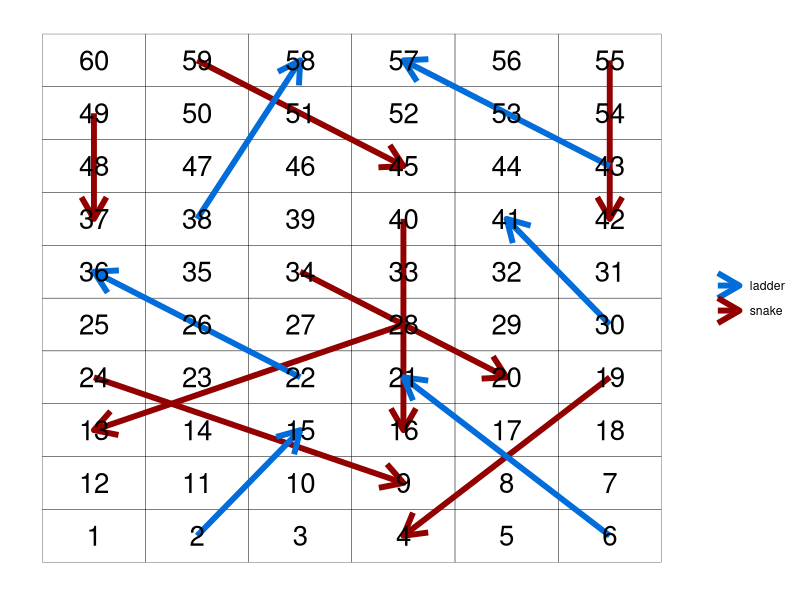
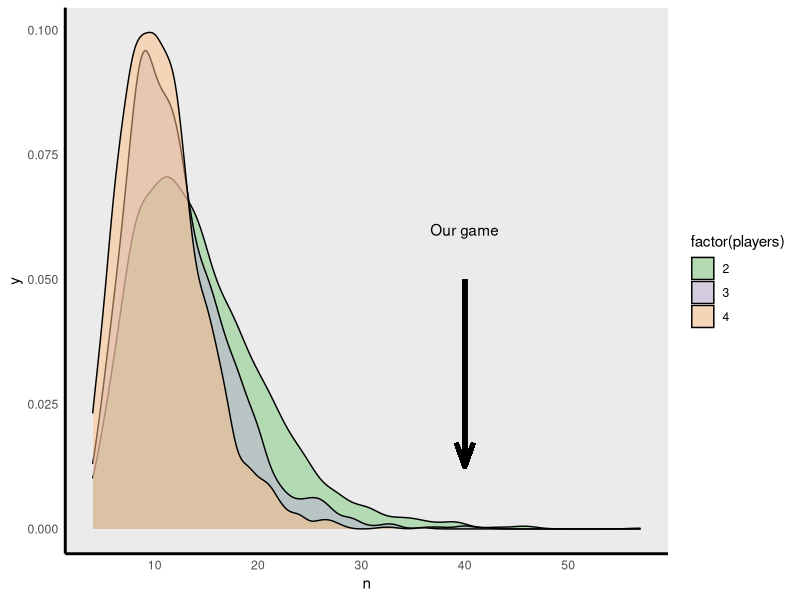
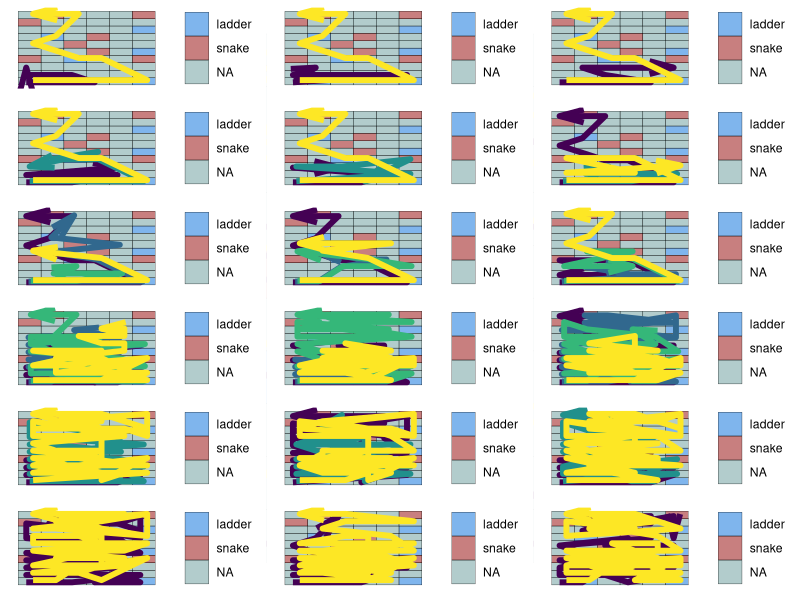

Reproduce these figures in R, in order.
## ---- chunk 1
knitr::opts_chunk$set(cache=FALSE,message = FALSE, warning = FALSE)
library(dplyr)
library(tidyr)
library(purrr)
library(ggplot2)
library(viridis)
library(scales)
set.seed(1981)
## ---- chunk 2
#Define the starting location of the snakes
snakes <- data_frame(square = c(19, 24, 28, 34, 40, 49, 55, 59),
                     effect = c(-15, -15, -15, -14, -24, -12, -13, -14))
#And the ladders
ladders <- data_frame(square = c(2, 6, 22, 30, 38, 43),
                      effect = c(13, 15, 14, 11, 20, 14))

snakes_ladders <- bind_rows(snake = snakes, ladder = ladders, .id = "type")
## ---- chunk 3
board_layout <- data_frame(square = 1:60, y = rep(1:10, each = 6)) %>% 
  group_by(y) %>% 
  mutate(x = ifelse(y %% 2 == 1,
                    1:6, 6:1))

#Add snakes and ladders to the board
game_board <- board_layout %>% 
  left_join(snakes_ladders) %>% 
  mutate(effect = ifelse(is.na(effect), 0, effect))

#Get the finish position of snakes and ladders, and tidy
effects_df <- snakes_ladders %>% 
  mutate(id = 1:nrow(.),
         result_square = square + effect) %>% 
  gather(start_result, square, square, result_square) %>% 
  select(square, id, type) %>% 
  left_join(game_board %>% select(-type))
## ---- chunk 4
board_p <- ggplot(game_board, aes(x, y)) + 
  geom_tile(colour = "black", fill = "transparent") +
  geom_path(data = effects_df, aes(group = id, colour = type), 
            size = 2, arrow = arrow(ends = "last")) +
  scale_colour_manual(values = c(ladder = "#006DDB", snake = "#920000")) +
  geom_text(aes(label = square), size = 7) +
  theme(panel.background = element_rect(fill = "transparent"),
        axis.text = element_blank(), axis.ticks = element_blank(),
        axis.title = element_blank(),
        legend.title = element_blank())

print(board_p)
## ---- chunk 5
#A function to make a list of players
make_players <- function(n) {
  players <- map(1:n, function(x) list(sq = 1, path = 1)) %>% 
    setNames(paste0("player", 1:n))
}

#A function to represent a turn
turn <- function(player, effects) {
  sq_i <- length(player[["sq"]])
  path_i <- length(player[["path"]])
  roll <- sample(1:6, 1)
  sq_temp <- player[["sq"]][sq_i] + roll
  effect <- effects[sq_temp]
  if(sq_temp < 60) sq_new <- sq_temp + effect
  else sq_new <- 60
  player[["sq"]][sq_i + 1] <- sq_new
  player[["path"]][path_i + 1] <- ifelse(sq_temp > 60, 60, sq_temp)
  if(effect != 0 & !is.na(effect)) player[["path"]][path_i + 2] <- sq_new
  return(player)
}
## ---- chunk 6
players <- make_players(2)
players

#Each player starts at square 1

turn(players[[1]], game_board$effect)

#The function is returning player1's list after their first turn
## ---- chunk 7
pad_na <- function(vec, length) {
  if(length(vec) < length) vec[(length(vec) + 1):length] <- NA
  return(vec)
}

pad_list_na <- function(list) {
  max_length <- max(unlist(map(list, length)))
  list_out <- map(list, pad_na, length = max_length)
}
## ---- chunk 8
sim_game <- function(n, board) {
  players <- make_players(n)
  while(max(unlist(flatten(players))) < max(board$square)) {
    for(i in 1:n) {
      players[[i]] <- turn(players[[i]], board$effect)
    }
  }
  players_tr <- players %>% 
    transpose()
  sq_df <- players_tr[["sq"]] %>%
    as_data_frame %>%
    gather(player, square) %>%
    mutate(player = sub("player", "", player))
  path_df <- players_tr[["path"]] %>% 
    pad_list_na %>% 
    as_data_frame %>% 
    gather(player, square) %>% 
    mutate(player = as.numeric(sub("player", "", player)))
  # return(sq_df)
  return(list(sq = sq_df, path = path_df))
}
## ---- chunk 9
game_df <- data_frame(game = rep(1:2500, 3), players = rep(2:4, each = 2500)) %>% 
  rowwise() %>% 
  mutate(output = map(players, sim_game, board = game_board),
         sq = list(sq = output[[1]]),
         path = list(path = output[[2]]),
         n = nrow(sq)/players - 1)
game_df
## ---- chunk 10
ggplot(game_df, aes(n)) + geom_density(aes(fill = factor(players)), alpha = 0.5) +
  scale_fill_brewer(type = 'qual') +
  theme(panel.grid = element_blank(), axis.ticks = element_blank(),
        axis.line = element_line(size = 1, colour = "black")) +
  geom_segment(aes(x = 40, xend = 40, y = 0.05, yend = 0.0125), arrow = arrow(angle = 20), size = 1.5) +
  annotate(geom = "text", x = 40, y = 0.06, label = "Our game")
## ---- chunk 11
#Define the offsets for each combination of players
offsets <- map(2:4, 
               function(x) return(data_frame(player = 1:x, players = x))) %>% 
  bind_rows() %>% 
  group_by(players) %>% 
  mutate(offset = scales::rescale(player, c(-0.15, 0.15)))

make_game_p <- function(game, game_board, offsets) {
  path_dat <- game %>%  
    mutate(players = length(unique(player))) %>% 
    left_join(offsets) %>% 
    left_join(game_board)
p <-  ggplot(game_board, aes(x, y)) + 
    geom_tile(aes(fill = type), colour = "black", alpha = 0.5) +
    geom_path(data = path_dat, 
              aes(x = x + offset, y = y + offset, colour = factor(player)), 
              arrow = arrow(angle = 15), show.legend = FALSE, size = 2) +
    scale_color_viridis(discrete = TRUE) +
    scale_fill_manual(values = c("#006DDB", "#920000"), na.value = "#669999") +
    theme(panel.background = element_rect(fill = "transparent"),
          axis.text = element_blank(), axis.ticks = element_blank(),
          axis.title = element_blank(),
          legend.title = element_blank())
return(p)
}
## ---- chunk 12
game_df %>% 
  ungroup %>% 
  filter(row_number() == 123) %>% 
  select(path) %>% 
  unnest() %>% 
  make_game_p(game_board, offsets)
## ---- chunk 13
extremes <- game_df %>% 
  group_by(players) %>% 
  arrange(n) %>% 
  filter(row_number() %in% c(1:3, (n() - 2):n())) %>% 
  group_by(players, game) %>% 
  mutate(path_figure = purrr::map(path, make_game_p, game_board = game_board, offsets = offsets))

extremes %>% 
  select(game, players, path_figure) #Otherwise the output is too wide
## ---- chunk 14
extreme_plots <- gridExtra::arrangeGrob(grobs = extremes$path_figure, nrow = 6)
grid::grid.draw(extreme_plots)
